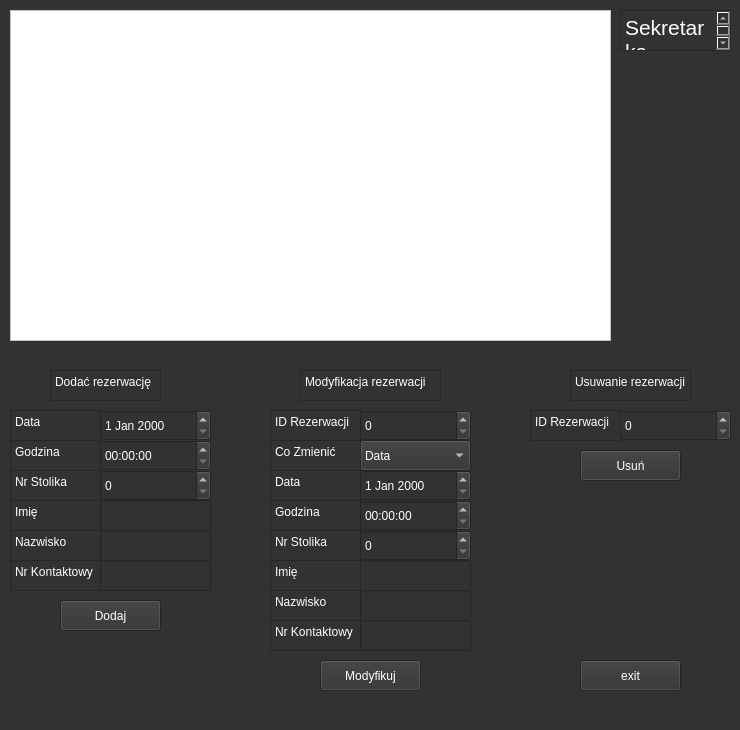
<?xml version="1.0" encoding="UTF-8"?>
<ui version="4.0">
 <class>Sekretarka</class>
 <widget class="QMainWindow" name="Sekretarka">
  <property name="geometry">
   <rect>
    <x>0</x>
    <y>0</y>
    <width>740</width>
    <height>730</height>
   </rect>
  </property>
  <property name="maximumSize">
   <size>
    <width>740</width>
    <height>730</height>
   </size>
  </property>
  <property name="windowTitle">
   <string>MainWindow</string>
  </property>
  <property name="styleSheet">
   <string notr="true">background-color: rgb(50, 50, 50);
color: rgb(255, 255, 255);</string>
  </property>
  <widget class="QWidget" name="centralwidget">
   <widget class="QTextBrowser" name="textBrowser">
    <property name="geometry">
     <rect>
      <x>620</x>
      <y>10</y>
      <width>111</width>
      <height>41</height>
     </rect>
    </property>
    <property name="html">
     <string>&lt;!DOCTYPE HTML PUBLIC &quot;-//W3C//DTD HTML 4.0//EN&quot; &quot;http://www.w3.org/TR/REC-html40/strict.dtd&quot;&gt;
&lt;html&gt;&lt;head&gt;&lt;meta name=&quot;qrichtext&quot; content=&quot;1&quot; /&gt;&lt;meta charset=&quot;utf-8&quot; /&gt;&lt;style type=&quot;text/css&quot;&gt;
p, li { white-space: pre-wrap; }
hr { height: 1px; border-width: 0; }
li.unchecked::marker { content: &quot;\2610&quot;; }
li.checked::marker { content: &quot;\2612&quot;; }
&lt;/style&gt;&lt;/head&gt;&lt;body style=&quot; font-family:'Segoe UI'; font-size:9pt; font-weight:400; font-style:normal;&quot;&gt;
&lt;p style=&quot; margin-top:0px; margin-bottom:0px; margin-left:0px; margin-right:0px; -qt-block-indent:0; text-indent:0px;&quot;&gt;&lt;span style=&quot; font-size:16pt;&quot;&gt;Sekretarka&lt;/span&gt;&lt;/p&gt;&lt;/body&gt;&lt;/html&gt;</string>
    </property>
   </widget>
   <widget class="QPushButton" name="pushButton_3">
    <property name="geometry">
     <rect>
      <x>580</x>
      <y>660</y>
      <width>101</width>
      <height>31</height>
     </rect>
    </property>
    <property name="minimumSize">
     <size>
      <width>100</width>
      <height>31</height>
     </size>
    </property>
    <property name="maximumSize">
     <size>
      <width>121</width>
      <height>31</height>
     </size>
    </property>
    <property name="text">
     <string>exit</string>
    </property>
   </widget>
   <widget class="QTableView" name="tableView">
    <property name="geometry">
     <rect>
      <x>10</x>
      <y>10</y>
      <width>601</width>
      <height>331</height>
     </rect>
    </property>
    <property name="styleSheet">
     <string notr="true">color: rgb(0, 0, 0);
background-color: rgb(255, 255, 255);</string>
    </property>
   </widget>
   <widget class="QTextBrowser" name="textBrowser_2">
    <property name="geometry">
     <rect>
      <x>50</x>
      <y>370</y>
      <width>111</width>
      <height>31</height>
     </rect>
    </property>
    <property name="html">
     <string>&lt;!DOCTYPE HTML PUBLIC &quot;-//W3C//DTD HTML 4.0//EN&quot; &quot;http://www.w3.org/TR/REC-html40/strict.dtd&quot;&gt;
&lt;html&gt;&lt;head&gt;&lt;meta name=&quot;qrichtext&quot; content=&quot;1&quot; /&gt;&lt;meta charset=&quot;utf-8&quot; /&gt;&lt;style type=&quot;text/css&quot;&gt;
p, li { white-space: pre-wrap; }
hr { height: 1px; border-width: 0; }
li.unchecked::marker { content: &quot;\2610&quot;; }
li.checked::marker { content: &quot;\2612&quot;; }
&lt;/style&gt;&lt;/head&gt;&lt;body style=&quot; font-family:'Segoe UI'; font-size:9pt; font-weight:400; font-style:normal;&quot;&gt;
&lt;p style=&quot; margin-top:0px; margin-bottom:0px; margin-left:0px; margin-right:0px; -qt-block-indent:0; text-indent:0px;&quot;&gt;Dodać rezerwację&lt;/p&gt;&lt;/body&gt;&lt;/html&gt;</string>
    </property>
   </widget>
   <widget class="QTextBrowser" name="textBrowser_3">
    <property name="geometry">
     <rect>
      <x>300</x>
      <y>370</y>
      <width>141</width>
      <height>31</height>
     </rect>
    </property>
    <property name="html">
     <string>&lt;!DOCTYPE HTML PUBLIC &quot;-//W3C//DTD HTML 4.0//EN&quot; &quot;http://www.w3.org/TR/REC-html40/strict.dtd&quot;&gt;
&lt;html&gt;&lt;head&gt;&lt;meta name=&quot;qrichtext&quot; content=&quot;1&quot; /&gt;&lt;meta charset=&quot;utf-8&quot; /&gt;&lt;style type=&quot;text/css&quot;&gt;
p, li { white-space: pre-wrap; }
hr { height: 1px; border-width: 0; }
li.unchecked::marker { content: &quot;\2610&quot;; }
li.checked::marker { content: &quot;\2612&quot;; }
&lt;/style&gt;&lt;/head&gt;&lt;body style=&quot; font-family:'Segoe UI'; font-size:9pt; font-weight:400; font-style:normal;&quot;&gt;
&lt;p style=&quot; margin-top:0px; margin-bottom:0px; margin-left:0px; margin-right:0px; -qt-block-indent:0; text-indent:0px;&quot;&gt;Modyfikacja rezerwacji&lt;/p&gt;&lt;/body&gt;&lt;/html&gt;</string>
    </property>
   </widget>
   <widget class="QTextBrowser" name="textBrowser_4">
    <property name="geometry">
     <rect>
      <x>570</x>
      <y>370</y>
      <width>121</width>
      <height>31</height>
     </rect>
    </property>
    <property name="html">
     <string>&lt;!DOCTYPE HTML PUBLIC &quot;-//W3C//DTD HTML 4.0//EN&quot; &quot;http://www.w3.org/TR/REC-html40/strict.dtd&quot;&gt;
&lt;html&gt;&lt;head&gt;&lt;meta name=&quot;qrichtext&quot; content=&quot;1&quot; /&gt;&lt;meta charset=&quot;utf-8&quot; /&gt;&lt;style type=&quot;text/css&quot;&gt;
p, li { white-space: pre-wrap; }
hr { height: 1px; border-width: 0; }
li.unchecked::marker { content: &quot;\2610&quot;; }
li.checked::marker { content: &quot;\2612&quot;; }
&lt;/style&gt;&lt;/head&gt;&lt;body style=&quot; font-family:'Segoe UI'; font-size:9pt; font-weight:400; font-style:normal;&quot;&gt;
&lt;p style=&quot; margin-top:0px; margin-bottom:0px; margin-left:0px; margin-right:0px; -qt-block-indent:0; text-indent:0px;&quot;&gt;Usuwanie rezerwacji&lt;/p&gt;&lt;/body&gt;&lt;/html&gt;</string>
    </property>
   </widget>
   <widget class="QTextBrowser" name="textBrowser_5">
    <property name="geometry">
     <rect>
      <x>10</x>
      <y>410</y>
      <width>91</width>
      <height>31</height>
     </rect>
    </property>
    <property name="html">
     <string>&lt;!DOCTYPE HTML PUBLIC &quot;-//W3C//DTD HTML 4.0//EN&quot; &quot;http://www.w3.org/TR/REC-html40/strict.dtd&quot;&gt;
&lt;html&gt;&lt;head&gt;&lt;meta name=&quot;qrichtext&quot; content=&quot;1&quot; /&gt;&lt;meta charset=&quot;utf-8&quot; /&gt;&lt;style type=&quot;text/css&quot;&gt;
p, li { white-space: pre-wrap; }
hr { height: 1px; border-width: 0; }
li.unchecked::marker { content: &quot;\2610&quot;; }
li.checked::marker { content: &quot;\2612&quot;; }
&lt;/style&gt;&lt;/head&gt;&lt;body style=&quot; font-family:'Segoe UI'; font-size:9pt; font-weight:400; font-style:normal;&quot;&gt;
&lt;p style=&quot; margin-top:0px; margin-bottom:0px; margin-left:0px; margin-right:0px; -qt-block-indent:0; text-indent:0px;&quot;&gt;Data&lt;/p&gt;&lt;/body&gt;&lt;/html&gt;</string>
    </property>
   </widget>
   <widget class="QTextBrowser" name="textBrowser_6">
    <property name="geometry">
     <rect>
      <x>10</x>
      <y>440</y>
      <width>91</width>
      <height>31</height>
     </rect>
    </property>
    <property name="html">
     <string>&lt;!DOCTYPE HTML PUBLIC &quot;-//W3C//DTD HTML 4.0//EN&quot; &quot;http://www.w3.org/TR/REC-html40/strict.dtd&quot;&gt;
&lt;html&gt;&lt;head&gt;&lt;meta name=&quot;qrichtext&quot; content=&quot;1&quot; /&gt;&lt;meta charset=&quot;utf-8&quot; /&gt;&lt;style type=&quot;text/css&quot;&gt;
p, li { white-space: pre-wrap; }
hr { height: 1px; border-width: 0; }
li.unchecked::marker { content: &quot;\2610&quot;; }
li.checked::marker { content: &quot;\2612&quot;; }
&lt;/style&gt;&lt;/head&gt;&lt;body style=&quot; font-family:'Segoe UI'; font-size:9pt; font-weight:400; font-style:normal;&quot;&gt;
&lt;p style=&quot; margin-top:0px; margin-bottom:0px; margin-left:0px; margin-right:0px; -qt-block-indent:0; text-indent:0px;&quot;&gt;Godzina&lt;/p&gt;&lt;/body&gt;&lt;/html&gt;</string>
    </property>
   </widget>
   <widget class="QTextBrowser" name="textBrowser_7">
    <property name="geometry">
     <rect>
      <x>10</x>
      <y>470</y>
      <width>91</width>
      <height>31</height>
     </rect>
    </property>
    <property name="html">
     <string>&lt;!DOCTYPE HTML PUBLIC &quot;-//W3C//DTD HTML 4.0//EN&quot; &quot;http://www.w3.org/TR/REC-html40/strict.dtd&quot;&gt;
&lt;html&gt;&lt;head&gt;&lt;meta name=&quot;qrichtext&quot; content=&quot;1&quot; /&gt;&lt;meta charset=&quot;utf-8&quot; /&gt;&lt;style type=&quot;text/css&quot;&gt;
p, li { white-space: pre-wrap; }
hr { height: 1px; border-width: 0; }
li.unchecked::marker { content: &quot;\2610&quot;; }
li.checked::marker { content: &quot;\2612&quot;; }
&lt;/style&gt;&lt;/head&gt;&lt;body style=&quot; font-family:'Segoe UI'; font-size:9pt; font-weight:400; font-style:normal;&quot;&gt;
&lt;p style=&quot; margin-top:0px; margin-bottom:0px; margin-left:0px; margin-right:0px; -qt-block-indent:0; text-indent:0px;&quot;&gt;Nr Stolika&lt;/p&gt;&lt;/body&gt;&lt;/html&gt;</string>
    </property>
   </widget>
   <widget class="QTextBrowser" name="textBrowser_8">
    <property name="geometry">
     <rect>
      <x>10</x>
      <y>500</y>
      <width>91</width>
      <height>31</height>
     </rect>
    </property>
    <property name="html">
     <string>&lt;!DOCTYPE HTML PUBLIC &quot;-//W3C//DTD HTML 4.0//EN&quot; &quot;http://www.w3.org/TR/REC-html40/strict.dtd&quot;&gt;
&lt;html&gt;&lt;head&gt;&lt;meta name=&quot;qrichtext&quot; content=&quot;1&quot; /&gt;&lt;meta charset=&quot;utf-8&quot; /&gt;&lt;style type=&quot;text/css&quot;&gt;
p, li { white-space: pre-wrap; }
hr { height: 1px; border-width: 0; }
li.unchecked::marker { content: &quot;\2610&quot;; }
li.checked::marker { content: &quot;\2612&quot;; }
&lt;/style&gt;&lt;/head&gt;&lt;body style=&quot; font-family:'Segoe UI'; font-size:9pt; font-weight:400; font-style:normal;&quot;&gt;
&lt;p style=&quot; margin-top:0px; margin-bottom:0px; margin-left:0px; margin-right:0px; -qt-block-indent:0; text-indent:0px;&quot;&gt;Imię&lt;/p&gt;&lt;/body&gt;&lt;/html&gt;</string>
    </property>
   </widget>
   <widget class="QTextBrowser" name="textBrowser_9">
    <property name="geometry">
     <rect>
      <x>10</x>
      <y>530</y>
      <width>91</width>
      <height>31</height>
     </rect>
    </property>
    <property name="html">
     <string>&lt;!DOCTYPE HTML PUBLIC &quot;-//W3C//DTD HTML 4.0//EN&quot; &quot;http://www.w3.org/TR/REC-html40/strict.dtd&quot;&gt;
&lt;html&gt;&lt;head&gt;&lt;meta name=&quot;qrichtext&quot; content=&quot;1&quot; /&gt;&lt;meta charset=&quot;utf-8&quot; /&gt;&lt;style type=&quot;text/css&quot;&gt;
p, li { white-space: pre-wrap; }
hr { height: 1px; border-width: 0; }
li.unchecked::marker { content: &quot;\2610&quot;; }
li.checked::marker { content: &quot;\2612&quot;; }
&lt;/style&gt;&lt;/head&gt;&lt;body style=&quot; font-family:'Segoe UI'; font-size:9pt; font-weight:400; font-style:normal;&quot;&gt;
&lt;p style=&quot; margin-top:0px; margin-bottom:0px; margin-left:0px; margin-right:0px; -qt-block-indent:0; text-indent:0px;&quot;&gt;Nazwisko&lt;/p&gt;&lt;/body&gt;&lt;/html&gt;</string>
    </property>
   </widget>
   <widget class="QTextBrowser" name="textBrowser_10">
    <property name="geometry">
     <rect>
      <x>10</x>
      <y>560</y>
      <width>91</width>
      <height>31</height>
     </rect>
    </property>
    <property name="html">
     <string>&lt;!DOCTYPE HTML PUBLIC &quot;-//W3C//DTD HTML 4.0//EN&quot; &quot;http://www.w3.org/TR/REC-html40/strict.dtd&quot;&gt;
&lt;html&gt;&lt;head&gt;&lt;meta name=&quot;qrichtext&quot; content=&quot;1&quot; /&gt;&lt;meta charset=&quot;utf-8&quot; /&gt;&lt;style type=&quot;text/css&quot;&gt;
p, li { white-space: pre-wrap; }
hr { height: 1px; border-width: 0; }
li.unchecked::marker { content: &quot;\2610&quot;; }
li.checked::marker { content: &quot;\2612&quot;; }
&lt;/style&gt;&lt;/head&gt;&lt;body style=&quot; font-family:'Segoe UI'; font-size:9pt; font-weight:400; font-style:normal;&quot;&gt;
&lt;p style=&quot; margin-top:0px; margin-bottom:0px; margin-left:0px; margin-right:0px; -qt-block-indent:0; text-indent:0px;&quot;&gt;Nr Kontaktowy&lt;/p&gt;&lt;/body&gt;&lt;/html&gt;</string>
    </property>
   </widget>
   <widget class="QDateEdit" name="dateEdit">
    <property name="geometry">
     <rect>
      <x>100</x>
      <y>410</y>
      <width>111</width>
      <height>31</height>
     </rect>
    </property>
   </widget>
   <widget class="QTimeEdit" name="timeEdit">
    <property name="geometry">
     <rect>
      <x>100</x>
      <y>440</y>
      <width>111</width>
      <height>31</height>
     </rect>
    </property>
   </widget>
   <widget class="QSpinBox" name="spinBox">
    <property name="geometry">
     <rect>
      <x>100</x>
      <y>470</y>
      <width>111</width>
      <height>31</height>
     </rect>
    </property>
   </widget>
   <widget class="QLineEdit" name="lineEdit">
    <property name="geometry">
     <rect>
      <x>100</x>
      <y>500</y>
      <width>111</width>
      <height>31</height>
     </rect>
    </property>
   </widget>
   <widget class="QLineEdit" name="lineEdit_2">
    <property name="geometry">
     <rect>
      <x>100</x>
      <y>530</y>
      <width>111</width>
      <height>31</height>
     </rect>
    </property>
   </widget>
   <widget class="QLineEdit" name="lineEdit_3">
    <property name="geometry">
     <rect>
      <x>100</x>
      <y>560</y>
      <width>111</width>
      <height>31</height>
     </rect>
    </property>
   </widget>
   <widget class="QPushButton" name="pushButton">
    <property name="geometry">
     <rect>
      <x>60</x>
      <y>600</y>
      <width>101</width>
      <height>31</height>
     </rect>
    </property>
    <property name="text">
     <string>Dodaj</string>
    </property>
   </widget>
   <widget class="QTextBrowser" name="textBrowser_11">
    <property name="geometry">
     <rect>
      <x>270</x>
      <y>410</y>
      <width>91</width>
      <height>31</height>
     </rect>
    </property>
    <property name="html">
     <string>&lt;!DOCTYPE HTML PUBLIC &quot;-//W3C//DTD HTML 4.0//EN&quot; &quot;http://www.w3.org/TR/REC-html40/strict.dtd&quot;&gt;
&lt;html&gt;&lt;head&gt;&lt;meta name=&quot;qrichtext&quot; content=&quot;1&quot; /&gt;&lt;meta charset=&quot;utf-8&quot; /&gt;&lt;style type=&quot;text/css&quot;&gt;
p, li { white-space: pre-wrap; }
hr { height: 1px; border-width: 0; }
li.unchecked::marker { content: &quot;\2610&quot;; }
li.checked::marker { content: &quot;\2612&quot;; }
&lt;/style&gt;&lt;/head&gt;&lt;body style=&quot; font-family:'Segoe UI'; font-size:9pt; font-weight:400; font-style:normal;&quot;&gt;
&lt;p style=&quot; margin-top:0px; margin-bottom:0px; margin-left:0px; margin-right:0px; -qt-block-indent:0; text-indent:0px;&quot;&gt;ID Rezerwacji&lt;/p&gt;&lt;/body&gt;&lt;/html&gt;</string>
    </property>
   </widget>
   <widget class="QComboBox" name="comboBox">
    <property name="geometry">
     <rect>
      <x>360</x>
      <y>440</y>
      <width>111</width>
      <height>31</height>
     </rect>
    </property>
    <item>
     <property name="text">
      <string>Data</string>
     </property>
    </item>
    <item>
     <property name="text">
      <string>Godzina</string>
     </property>
    </item>
    <item>
     <property name="text">
      <string>NrStolika</string>
     </property>
    </item>
    <item>
     <property name="text">
      <string>Imie</string>
     </property>
    </item>
    <item>
     <property name="text">
      <string>Nazwisko</string>
     </property>
    </item>
    <item>
     <property name="text">
      <string>NrKontaktowy</string>
     </property>
    </item>
    <item>
     <property name="text">
      <string>Wszystko</string>
     </property>
    </item>
   </widget>
   <widget class="QTextBrowser" name="textBrowser_12">
    <property name="geometry">
     <rect>
      <x>270</x>
      <y>440</y>
      <width>91</width>
      <height>31</height>
     </rect>
    </property>
    <property name="html">
     <string>&lt;!DOCTYPE HTML PUBLIC &quot;-//W3C//DTD HTML 4.0//EN&quot; &quot;http://www.w3.org/TR/REC-html40/strict.dtd&quot;&gt;
&lt;html&gt;&lt;head&gt;&lt;meta name=&quot;qrichtext&quot; content=&quot;1&quot; /&gt;&lt;meta charset=&quot;utf-8&quot; /&gt;&lt;style type=&quot;text/css&quot;&gt;
p, li { white-space: pre-wrap; }
hr { height: 1px; border-width: 0; }
li.unchecked::marker { content: &quot;\2610&quot;; }
li.checked::marker { content: &quot;\2612&quot;; }
&lt;/style&gt;&lt;/head&gt;&lt;body style=&quot; font-family:'Segoe UI'; font-size:9pt; font-weight:400; font-style:normal;&quot;&gt;
&lt;p style=&quot; margin-top:0px; margin-bottom:0px; margin-left:0px; margin-right:0px; -qt-block-indent:0; text-indent:0px;&quot;&gt;Co Zmienić&lt;/p&gt;&lt;/body&gt;&lt;/html&gt;</string>
    </property>
   </widget>
   <widget class="QTextBrowser" name="textBrowser_13">
    <property name="geometry">
     <rect>
      <x>270</x>
      <y>620</y>
      <width>91</width>
      <height>31</height>
     </rect>
    </property>
    <property name="html">
     <string>&lt;!DOCTYPE HTML PUBLIC &quot;-//W3C//DTD HTML 4.0//EN&quot; &quot;http://www.w3.org/TR/REC-html40/strict.dtd&quot;&gt;
&lt;html&gt;&lt;head&gt;&lt;meta name=&quot;qrichtext&quot; content=&quot;1&quot; /&gt;&lt;meta charset=&quot;utf-8&quot; /&gt;&lt;style type=&quot;text/css&quot;&gt;
p, li { white-space: pre-wrap; }
hr { height: 1px; border-width: 0; }
li.unchecked::marker { content: &quot;\2610&quot;; }
li.checked::marker { content: &quot;\2612&quot;; }
&lt;/style&gt;&lt;/head&gt;&lt;body style=&quot; font-family:'Segoe UI'; font-size:9pt; font-weight:400; font-style:normal;&quot;&gt;
&lt;p style=&quot; margin-top:0px; margin-bottom:0px; margin-left:0px; margin-right:0px; -qt-block-indent:0; text-indent:0px;&quot;&gt;Nr Kontaktowy&lt;/p&gt;&lt;/body&gt;&lt;/html&gt;</string>
    </property>
   </widget>
   <widget class="QLineEdit" name="lineEdit_4">
    <property name="geometry">
     <rect>
      <x>360</x>
      <y>620</y>
      <width>111</width>
      <height>31</height>
     </rect>
    </property>
   </widget>
   <widget class="QTextBrowser" name="textBrowser_14">
    <property name="geometry">
     <rect>
      <x>270</x>
      <y>500</y>
      <width>91</width>
      <height>31</height>
     </rect>
    </property>
    <property name="html">
     <string>&lt;!DOCTYPE HTML PUBLIC &quot;-//W3C//DTD HTML 4.0//EN&quot; &quot;http://www.w3.org/TR/REC-html40/strict.dtd&quot;&gt;
&lt;html&gt;&lt;head&gt;&lt;meta name=&quot;qrichtext&quot; content=&quot;1&quot; /&gt;&lt;meta charset=&quot;utf-8&quot; /&gt;&lt;style type=&quot;text/css&quot;&gt;
p, li { white-space: pre-wrap; }
hr { height: 1px; border-width: 0; }
li.unchecked::marker { content: &quot;\2610&quot;; }
li.checked::marker { content: &quot;\2612&quot;; }
&lt;/style&gt;&lt;/head&gt;&lt;body style=&quot; font-family:'Segoe UI'; font-size:9pt; font-weight:400; font-style:normal;&quot;&gt;
&lt;p style=&quot; margin-top:0px; margin-bottom:0px; margin-left:0px; margin-right:0px; -qt-block-indent:0; text-indent:0px;&quot;&gt;Godzina&lt;/p&gt;&lt;/body&gt;&lt;/html&gt;</string>
    </property>
   </widget>
   <widget class="QTextBrowser" name="textBrowser_15">
    <property name="geometry">
     <rect>
      <x>270</x>
      <y>590</y>
      <width>91</width>
      <height>31</height>
     </rect>
    </property>
    <property name="html">
     <string>&lt;!DOCTYPE HTML PUBLIC &quot;-//W3C//DTD HTML 4.0//EN&quot; &quot;http://www.w3.org/TR/REC-html40/strict.dtd&quot;&gt;
&lt;html&gt;&lt;head&gt;&lt;meta name=&quot;qrichtext&quot; content=&quot;1&quot; /&gt;&lt;meta charset=&quot;utf-8&quot; /&gt;&lt;style type=&quot;text/css&quot;&gt;
p, li { white-space: pre-wrap; }
hr { height: 1px; border-width: 0; }
li.unchecked::marker { content: &quot;\2610&quot;; }
li.checked::marker { content: &quot;\2612&quot;; }
&lt;/style&gt;&lt;/head&gt;&lt;body style=&quot; font-family:'Segoe UI'; font-size:9pt; font-weight:400; font-style:normal;&quot;&gt;
&lt;p style=&quot; margin-top:0px; margin-bottom:0px; margin-left:0px; margin-right:0px; -qt-block-indent:0; text-indent:0px;&quot;&gt;Nazwisko&lt;/p&gt;&lt;/body&gt;&lt;/html&gt;</string>
    </property>
   </widget>
   <widget class="QLineEdit" name="lineEdit_5">
    <property name="geometry">
     <rect>
      <x>360</x>
      <y>560</y>
      <width>111</width>
      <height>31</height>
     </rect>
    </property>
   </widget>
   <widget class="QTextBrowser" name="textBrowser_16">
    <property name="geometry">
     <rect>
      <x>270</x>
      <y>470</y>
      <width>91</width>
      <height>31</height>
     </rect>
    </property>
    <property name="html">
     <string>&lt;!DOCTYPE HTML PUBLIC &quot;-//W3C//DTD HTML 4.0//EN&quot; &quot;http://www.w3.org/TR/REC-html40/strict.dtd&quot;&gt;
&lt;html&gt;&lt;head&gt;&lt;meta name=&quot;qrichtext&quot; content=&quot;1&quot; /&gt;&lt;meta charset=&quot;utf-8&quot; /&gt;&lt;style type=&quot;text/css&quot;&gt;
p, li { white-space: pre-wrap; }
hr { height: 1px; border-width: 0; }
li.unchecked::marker { content: &quot;\2610&quot;; }
li.checked::marker { content: &quot;\2612&quot;; }
&lt;/style&gt;&lt;/head&gt;&lt;body style=&quot; font-family:'Segoe UI'; font-size:9pt; font-weight:400; font-style:normal;&quot;&gt;
&lt;p style=&quot; margin-top:0px; margin-bottom:0px; margin-left:0px; margin-right:0px; -qt-block-indent:0; text-indent:0px;&quot;&gt;Data&lt;/p&gt;&lt;/body&gt;&lt;/html&gt;</string>
    </property>
   </widget>
   <widget class="QTextBrowser" name="textBrowser_17">
    <property name="geometry">
     <rect>
      <x>270</x>
      <y>530</y>
      <width>91</width>
      <height>31</height>
     </rect>
    </property>
    <property name="html">
     <string>&lt;!DOCTYPE HTML PUBLIC &quot;-//W3C//DTD HTML 4.0//EN&quot; &quot;http://www.w3.org/TR/REC-html40/strict.dtd&quot;&gt;
&lt;html&gt;&lt;head&gt;&lt;meta name=&quot;qrichtext&quot; content=&quot;1&quot; /&gt;&lt;meta charset=&quot;utf-8&quot; /&gt;&lt;style type=&quot;text/css&quot;&gt;
p, li { white-space: pre-wrap; }
hr { height: 1px; border-width: 0; }
li.unchecked::marker { content: &quot;\2610&quot;; }
li.checked::marker { content: &quot;\2612&quot;; }
&lt;/style&gt;&lt;/head&gt;&lt;body style=&quot; font-family:'Segoe UI'; font-size:9pt; font-weight:400; font-style:normal;&quot;&gt;
&lt;p style=&quot; margin-top:0px; margin-bottom:0px; margin-left:0px; margin-right:0px; -qt-block-indent:0; text-indent:0px;&quot;&gt;Nr Stolika&lt;/p&gt;&lt;/body&gt;&lt;/html&gt;</string>
    </property>
   </widget>
   <widget class="QDateEdit" name="dateEdit_2">
    <property name="geometry">
     <rect>
      <x>360</x>
      <y>470</y>
      <width>111</width>
      <height>31</height>
     </rect>
    </property>
   </widget>
   <widget class="QSpinBox" name="spinBox_2">
    <property name="geometry">
     <rect>
      <x>360</x>
      <y>530</y>
      <width>111</width>
      <height>31</height>
     </rect>
    </property>
   </widget>
   <widget class="QLineEdit" name="lineEdit_6">
    <property name="geometry">
     <rect>
      <x>360</x>
      <y>590</y>
      <width>111</width>
      <height>31</height>
     </rect>
    </property>
   </widget>
   <widget class="QTextBrowser" name="textBrowser_18">
    <property name="geometry">
     <rect>
      <x>270</x>
      <y>560</y>
      <width>91</width>
      <height>31</height>
     </rect>
    </property>
    <property name="html">
     <string>&lt;!DOCTYPE HTML PUBLIC &quot;-//W3C//DTD HTML 4.0//EN&quot; &quot;http://www.w3.org/TR/REC-html40/strict.dtd&quot;&gt;
&lt;html&gt;&lt;head&gt;&lt;meta name=&quot;qrichtext&quot; content=&quot;1&quot; /&gt;&lt;meta charset=&quot;utf-8&quot; /&gt;&lt;style type=&quot;text/css&quot;&gt;
p, li { white-space: pre-wrap; }
hr { height: 1px; border-width: 0; }
li.unchecked::marker { content: &quot;\2610&quot;; }
li.checked::marker { content: &quot;\2612&quot;; }
&lt;/style&gt;&lt;/head&gt;&lt;body style=&quot; font-family:'Segoe UI'; font-size:9pt; font-weight:400; font-style:normal;&quot;&gt;
&lt;p style=&quot; margin-top:0px; margin-bottom:0px; margin-left:0px; margin-right:0px; -qt-block-indent:0; text-indent:0px;&quot;&gt;Imię&lt;/p&gt;&lt;/body&gt;&lt;/html&gt;</string>
    </property>
   </widget>
   <widget class="QTimeEdit" name="timeEdit_2">
    <property name="geometry">
     <rect>
      <x>360</x>
      <y>500</y>
      <width>111</width>
      <height>31</height>
     </rect>
    </property>
   </widget>
   <widget class="QSpinBox" name="spinBox_3">
    <property name="geometry">
     <rect>
      <x>360</x>
      <y>410</y>
      <width>111</width>
      <height>31</height>
     </rect>
    </property>
    <property name="maximum">
     <number>1000</number>
    </property>
   </widget>
   <widget class="QSpinBox" name="spinBox_4">
    <property name="geometry">
     <rect>
      <x>620</x>
      <y>410</y>
      <width>111</width>
      <height>31</height>
     </rect>
    </property>
    <property name="maximum">
     <number>1000</number>
    </property>
   </widget>
   <widget class="QTextBrowser" name="textBrowser_19">
    <property name="geometry">
     <rect>
      <x>530</x>
      <y>410</y>
      <width>91</width>
      <height>31</height>
     </rect>
    </property>
    <property name="html">
     <string>&lt;!DOCTYPE HTML PUBLIC &quot;-//W3C//DTD HTML 4.0//EN&quot; &quot;http://www.w3.org/TR/REC-html40/strict.dtd&quot;&gt;
&lt;html&gt;&lt;head&gt;&lt;meta name=&quot;qrichtext&quot; content=&quot;1&quot; /&gt;&lt;meta charset=&quot;utf-8&quot; /&gt;&lt;style type=&quot;text/css&quot;&gt;
p, li { white-space: pre-wrap; }
hr { height: 1px; border-width: 0; }
li.unchecked::marker { content: &quot;\2610&quot;; }
li.checked::marker { content: &quot;\2612&quot;; }
&lt;/style&gt;&lt;/head&gt;&lt;body style=&quot; font-family:'Segoe UI'; font-size:9pt; font-weight:400; font-style:normal;&quot;&gt;
&lt;p style=&quot; margin-top:0px; margin-bottom:0px; margin-left:0px; margin-right:0px; -qt-block-indent:0; text-indent:0px;&quot;&gt;ID Rezerwacji&lt;/p&gt;&lt;/body&gt;&lt;/html&gt;</string>
    </property>
   </widget>
   <widget class="QPushButton" name="pushButton_2">
    <property name="geometry">
     <rect>
      <x>320</x>
      <y>660</y>
      <width>101</width>
      <height>31</height>
     </rect>
    </property>
    <property name="text">
     <string>Modyfikuj</string>
    </property>
   </widget>
   <widget class="QPushButton" name="pushButton_4">
    <property name="geometry">
     <rect>
      <x>580</x>
      <y>450</y>
      <width>101</width>
      <height>31</height>
     </rect>
    </property>
    <property name="text">
     <string>Usuń</string>
    </property>
   </widget>
  </widget>
  <widget class="QMenuBar" name="menubar">
   <property name="geometry">
    <rect>
     <x>0</x>
     <y>0</y>
     <width>740</width>
     <height>21</height>
    </rect>
   </property>
  </widget>
 </widget>
 <resources/>
 <connections/>
</ui>
